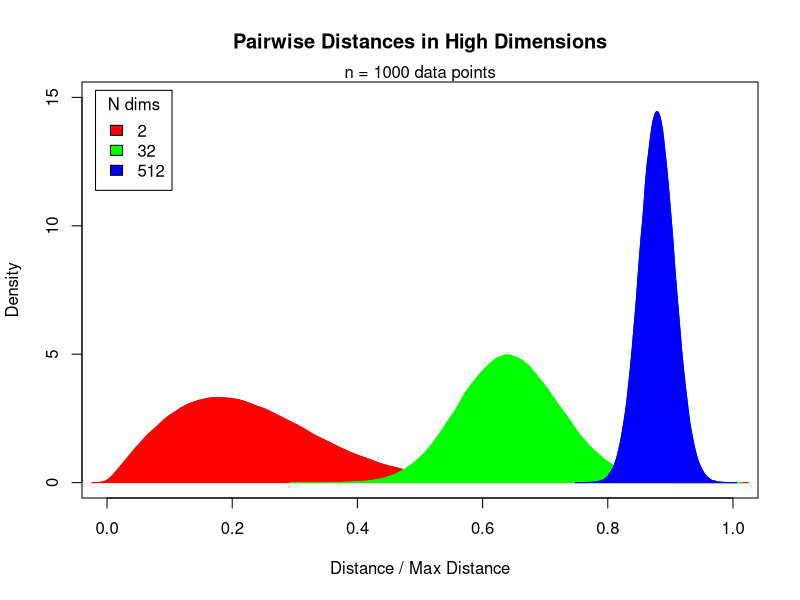
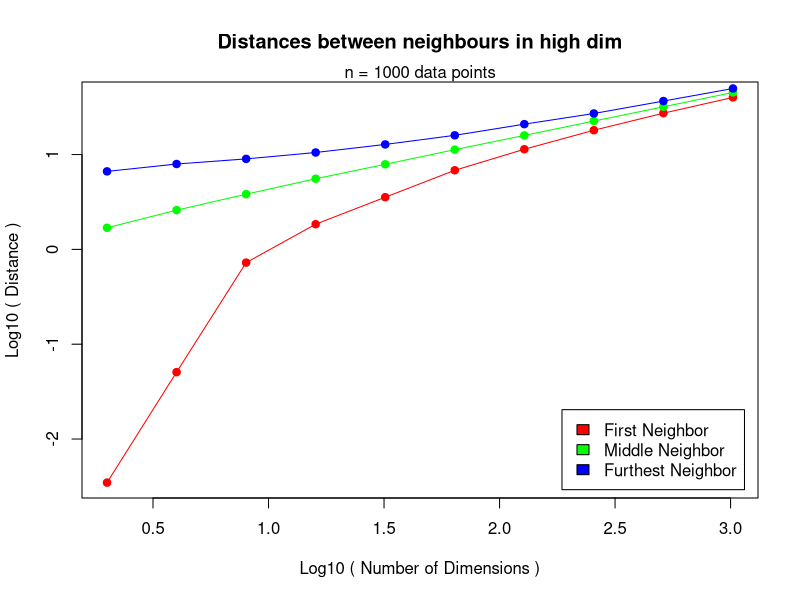
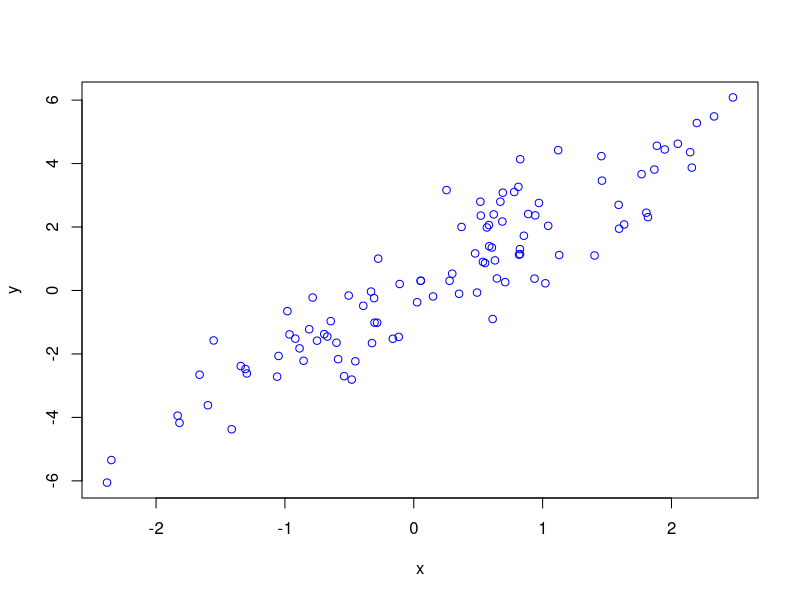
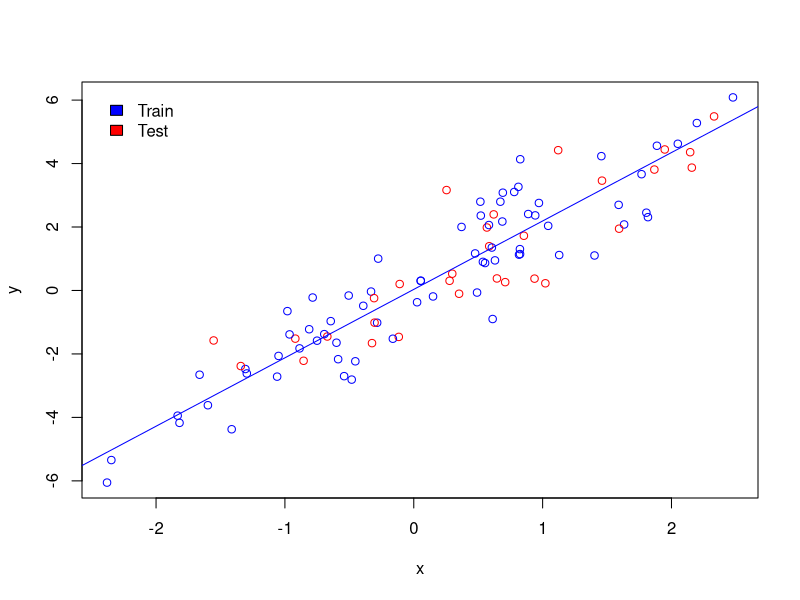
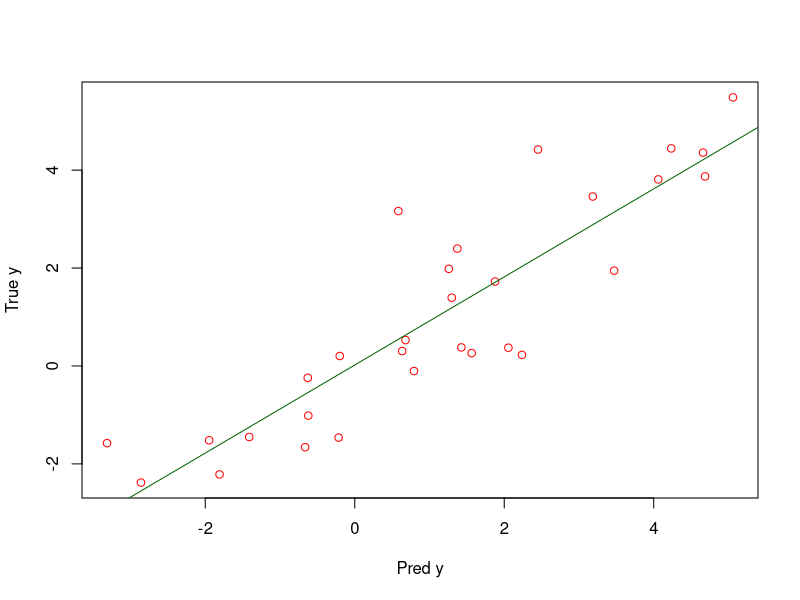
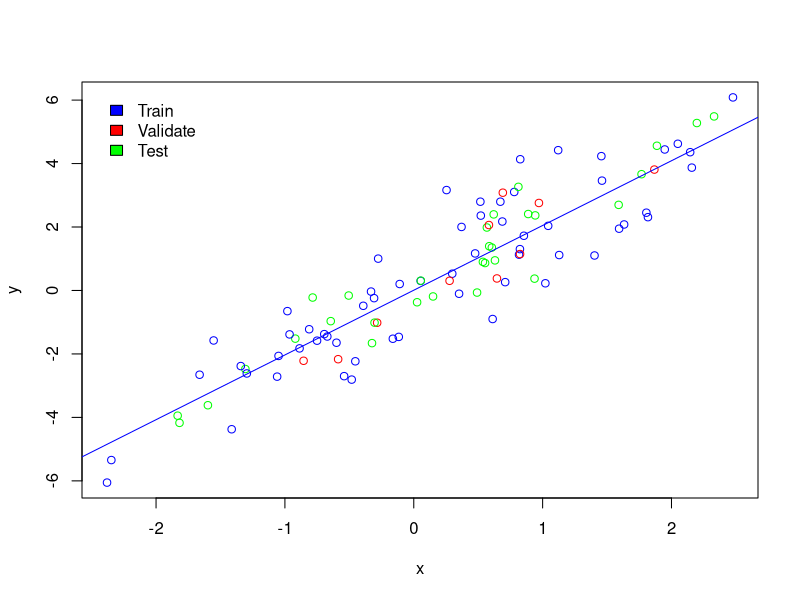
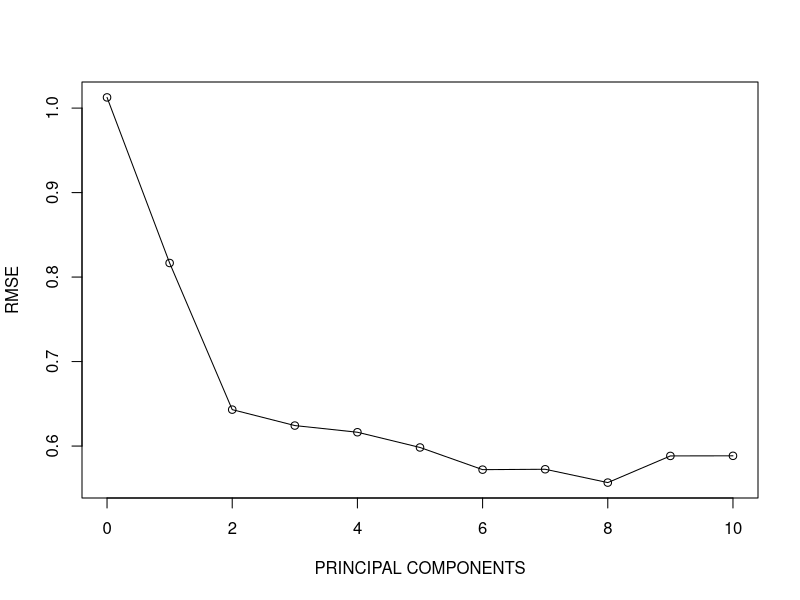

These charts were generated, in order, by the following R code:
## ---- chunk 1
#| echo: false
library("sm")
library("MASS")
library("spatstat")
## ---- chunk 2
#| cache: true

n <- 1000;
pair_dist <- list();
p <- c(2, 32, 512)

for(i in 1:length(p)) {
  X <- matrix(rnorm(n * p[i]), n, p[i])
  pair_dist[[i]] <- as.vector(dist(X));
  pair_dist[[i]] <- pair_dist[[i]] / max(pair_dist[[i]])
}
## ---- chunk 3
#| echo: false
#| cache: true
#| fig-width: 4
#| fig-height: 4

plot(density(pair_dist[[1]]),col="red",main="Pairwise Distances in High Dimensions",xlab="Distance / Max Distance",xlim=c(0,1),ylim=c(0,15))
polygon(density(pair_dist[[1]]), col="red", border="red");
lines(density(pair_dist[[2]]),col="green"); polygon(density(pair_dist[[2]]), col="green", border="green")
lines(density(pair_dist[[3]]),col="blue"); polygon(density(pair_dist[[3]]), col="blue", border="blue")
legend("topleft",c("2","32","512"),fill=c("red","green","blue"),inset=.02,title="N dims"); mtext("n = 1000 data points")
## ---- chunk 4
#| cache: true

n <- 1000
first_dist <- vector()
mid_dist <- vector()
last_dist <- vector()
num_dim <- 2 ^ seq(1, 10, by=1)
for(p in num_dim) {
  X <- matrix(rnorm(n*p), n, p)
  dist_X <- sort(as.vector(dist(X)), decreasing=FALSE)
  first_dist <- append(first_dist, dist_X[1])
  mid_dist <- append(mid_dist, dist_X[round(length(dist_X)/2, 0)])
  last_dist <- append(last_dist, dist_X[length(dist_X)])
}
## ---- chunk 5
#| echo: false
#| cache: true
#| fig-width: 4
#| fig-height: 4

plot(log10(num_dim),log10(first_dist),col="red",xlab="Log10 ( Number of Dimensions )",ylab="Log10 ( Distance )",type="o",pch=19,main="Distances between neighbours in high dim")
points(log10(num_dim),log10(mid_dist),col="green",type="o",pch=19)
points(log10(num_dim),log10(last_dist),col="blue",type="o",pch=19)
legend("bottomright",c("First Neighbor","Middle Neighbor","Furthest Neighbor"), fill=c("red","green","blue"),inset=.02); mtext("n = 1000 data points")
## ---- chunk 6
set.seed(123)
n <- 20 # number of samples
p <- 2  # number of features / dimensions
Y <- rnorm(n)
X <- matrix(rnorm(n*p),n,p)
summary(lm(Y~X))
## ---- chunk 7
set.seed(123456); n <- 20; p <- 10
Y <- rnorm(n); X <- matrix(rnorm(n*p),n,p); summary(lm(Y~X))
## ---- chunk 8
set.seed(123456); n <- 20; p <- 20
Y <- rnorm(n); X <- matrix(rnorm(n*p),n,p); summary(lm(Y~X))
## ---- chunk 9
#| fig-width: 6
#| fig-height: 4.6

set.seed(12345)
N<-100
x<-rnorm(N)
y<-2*x+rnorm(N)
df<-data.frame(x,y)
plot(y~x,data=df, col="blue")
## ---- chunk 10
set.seed(123)
train<-df[sample(1:dim(df)[1],0.7*dim(df)[1]),]
test<-df[!rownames(df)%in%rownames(train),]
## ---- chunk 11
#| fig-width: 6
#| fig-height: 4.6
#| echo: false

df$color[rownames(df)%in%rownames(train)]<-"blue"
df$color[rownames(df)%in%rownames(test)]<-"red"
plot(y~x,data=df,col=df$color)
legend("topleft",c("Train","Test"),fill=c("blue","red"),inset=0.02,bty="n")
abline(lm(y~x,data=train),col="blue")
## ---- chunk 12
#| fig-width: 6
#| fig-height: 4.6

test_predicted<-as.numeric(predict(lm(y~x,data=train),newdata=test))
plot(test$y~test_predicted,ylab="True y",xlab="Pred y",col="red")
abline(lm(test$y~test_predicted),col="darkgreen")
## ---- chunk 13
summary(lm(test$y~test_predicted))
## ---- chunk 14
set.seed(1)
for(i in 1:10) { df[,paste0("PC",i)]<-1*(1-i/10)*y+rnorm(N) }
head(df)
## ---- chunk 15
train<-df[sample(1:dim(df)[1],0.6*dim(df)[1]),]
val_test<-df[!rownames(df)%in%rownames(train),]
validate<-val_test[sample(1:dim(val_test)[1],0.25*dim(val_test)[1]),]
test<-val_test[!rownames(val_test)%in%rownames(validate),]
## ---- chunk 16
#| fig-width: 6
#| fig-height: 4.8
#| echo: false

df$color[rownames(df)%in%rownames(train)]<-"blue"
df$color[rownames(df)%in%rownames(validate)]<-"red"
df$color[rownames(df)%in%rownames(test)]<-"green"
plot(y~x,data=df,col=df$color)
legend("topleft",c("Train","Validate","Test"),fill=c("blue","red","green"),inset=0.02,bty="n")
abline(lm(y~x,data=train),col="blue")
## ---- chunk 17
#| fig-width: 6
#| fig-height: 4.6
#| echo: false

set.seed(1)

train_and_validate<-df[sample(1:dim(df)[1],0.7*dim(df)[1]),]
test<-df[!rownames(df)%in%rownames(train_and_validate),]

N_cv<-100
error<-vector()

error_null<-vector()
for(j in 1:N_cv)
{
  train<-train_and_validate[sample(1:dim(train_and_validate)[1],(6/7)*dim(train_and_validate)[1]),]
  validate<-train_and_validate[!rownames(train_and_validate)%in%rownames(train),]
  error_null<-append(error_null,sqrt(sum((predict(lm(y~x,data=train),newdata=validate)-validate$y)^2)/dim(validate)[1]))
}
error<-append(error,mean(error_null))

for(j in 1:10)
{
  error_at_pc<-vector()
  formula<-as.formula(paste0("y~x+",paste0("PC",seq(1:j),collapse="+")))
  for(i in 1:N_cv)
  {
    train<-train_and_validate[sample(1:dim(train_and_validate)[1],(6/7)*dim(train_and_validate)[1]),]
    validate<-train_and_validate[!rownames(train_and_validate)%in%rownames(train),]
    error_at_pc<-append(error_at_pc,sqrt(sum((predict(lm(formula,data=train),newdata=validate)-validate$y)^2)/dim(validate)[1]))
  }
  error<-append(error,mean(error_at_pc))
}
plot(error~seq(from=0,to=10,by=1),type='o',xlab="PRINCIPAL COMPONENTS",ylab="RMSE")
## ---- chunk 18
summary(lm(predict(lm(y~x+PC1+PC2,data=train),newdata=test)~test$y))
## ---- chunk 19
#| echo: false
R.version[c("platform","os","major","minor")]
